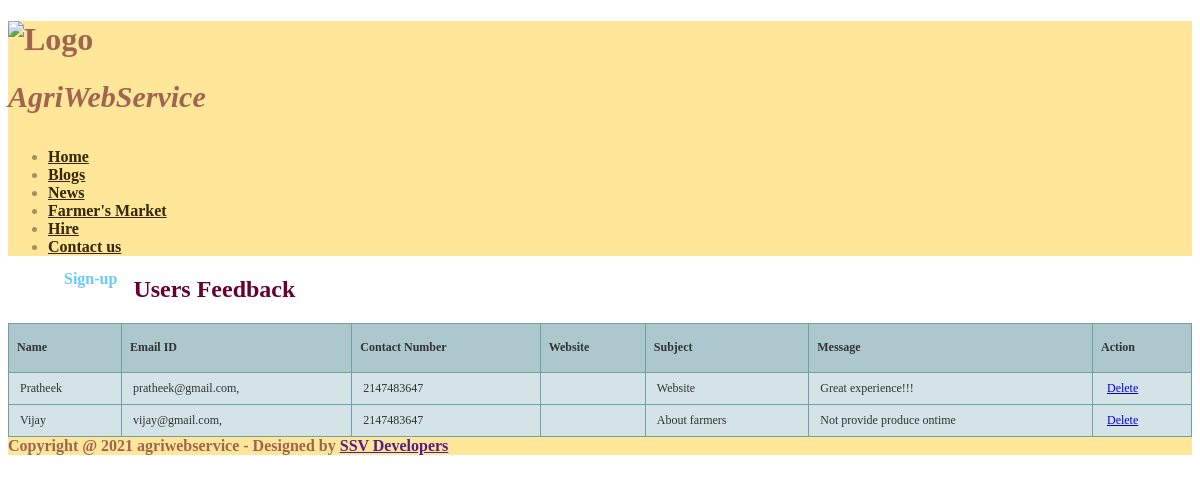
Screenshot of /viewfeedback.php with the database file from the repository.
### tables this page shows
CREATE TABLE `feedback` (
  `id` int(11) NOT NULL,
  `name` varchar(20) NOT NULL,
  `email` varchar(20) NOT NULL,
  `number` int(11) NOT NULL,
  `website` varchar(50) DEFAULT 'None',
  `subject` varchar(50) NOT NULL,
  `message` text NOT NULL
);

### viewfeedback.php (the view, shortened to what this page needs)
<?php include("header.php");
include("dbconnection.php");
?>
		<div id="featured">
			<div class="container">
				<div class="row">
<?php include("leftsidebar.php");
?>
					<div class="9u">
						<section>
							<header>
								<h2 style="color:#660033">Users Feedback</h2>
							</header>
                            <?php
							  $sql = "SELECT * FROM feedback";
							  $qsql = mysqli_query($con,$sql);
							 if(mysqli_num_rows($qsql)  == 0)
									{
										echo "<center>There is no feedback to display!!</center>";
									}
									else
									{
							?>
							<table width="946" height="38" border="1" class="tftable">
							  <tr>
							    <th height="32"><strong>Name</strong></th>
							    <th><strong>Email ID</strong></th>
							    <th><strong>Contact Number</strong></th>
							    <th><strong>Website</strong></th>
		                        <th><strong>Subject</strong></th>
							    <th><strong>Message</strong></th>
                                <th><strong>Action</strong></th>
						      </tr>
                                <?php
								 while($rs = mysqli_fetch_array($qsql))
							  {
							  echo "
							  <tr>
							    <td>&nbsp;$rs[name]</td>
							    <td>&nbsp;$rs[email],<br>
							    <td>&nbsp;$rs[number]</td>
							    <td>&nbsp;$rs[website]</td>
							    <td>&nbsp;$rs[subject]</td>
							    <td>&nbsp;$rs[message]</td>
							    <td>&nbsp; <a href='viewfeedback.php?deleteid=$rs[id]' onclick='return delconfirm()'>Delete</a></td>
						      </tr>";
							  }
							  ?>
						  </table>
							<?php
									}
							?>
						</section>
					</div>
				</div>
			</div>
		</div>
	<?php include("footer.php");?>

### header.php (style rules this page uses)
.tftable { font-size:12px;color:#333333;width:100%;border-width: 1px;border-color: #729ea5;border-collapse: collapse; }
.tftable th { font-size:12px;background-color:#acc8cc;border-width: 1px;padding: 8px;border-style: solid;border-color: #729ea5;text-align:left; }
.tftable tr { background-color:#d4e3e5; }
.tftable td { font-size:12px;border-width: 1px;padding: 8px;border-style: solid;border-color: #729ea5; }

### rows the page displays
feedback: name "Pratheek", email "pratheek@gmail.com", number "2147483647", subject "Website", message "Great experience!!!"
feedback: name "Vijay", email "vijay@gmail.com", number "2147483647", subject "About farmers", message "Not provide produce ontime"

### other values shown
date(Y) "2021"
